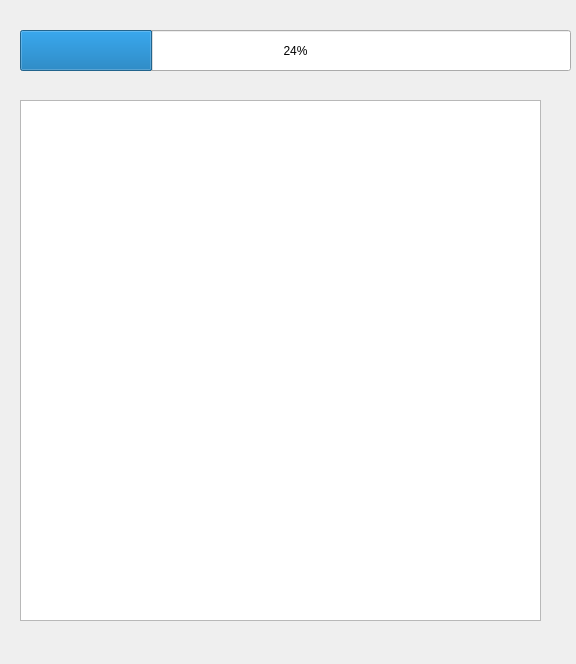
<?xml version="1.0" encoding="UTF-8"?>
<ui version="4.0">
 <class>searchBar</class>
 <widget class="QWidget" name="searchBar">
  <property name="geometry">
   <rect>
    <x>0</x>
    <y>0</y>
    <width>576</width>
    <height>664</height>
   </rect>
  </property>
  <property name="windowTitle">
   <string>Form</string>
  </property>
  <widget class="QProgressBar" name="searchProgressBar">
   <property name="geometry">
    <rect>
     <x>20</x>
     <y>30</y>
     <width>551</width>
     <height>41</height>
    </rect>
   </property>
   <property name="value">
    <number>24</number>
   </property>
  </widget>
  <widget class="QTextBrowser" name="crawlerInformationWin">
   <property name="geometry">
    <rect>
     <x>20</x>
     <y>100</y>
     <width>521</width>
     <height>521</height>
    </rect>
   </property>
  </widget>
 </widget>
 <resources/>
 <connections/>
</ui>
